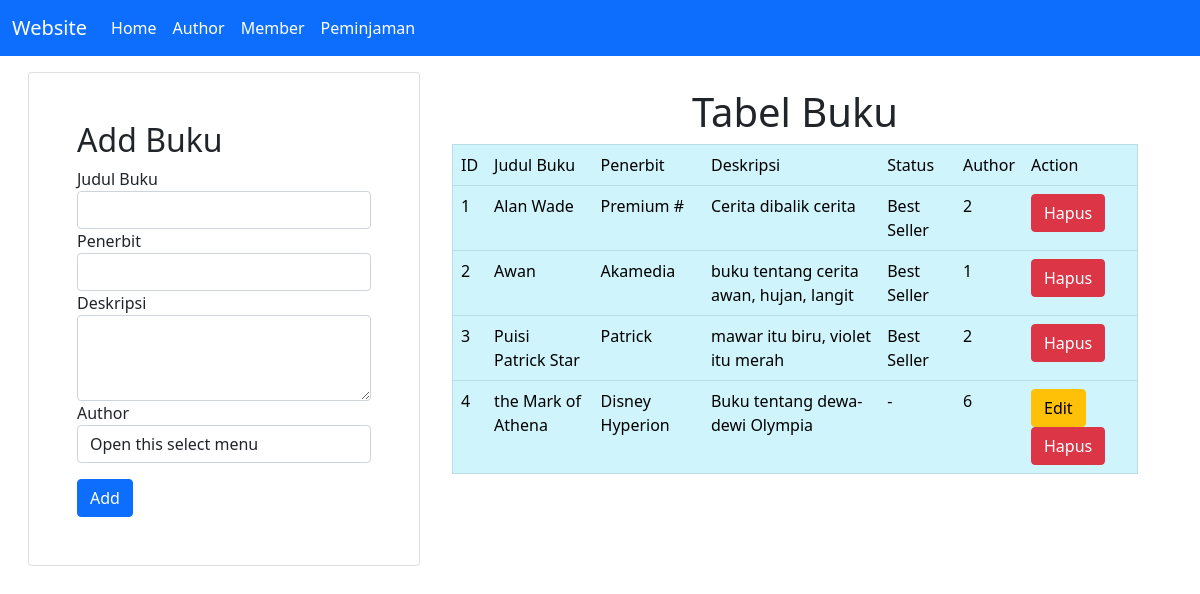
The page / on the database its author committed.
### tables this page shows
CREATE TABLE `buku` (
  `id_buku` int(11) NOT NULL,
  `judul_buku` varchar(100) NOT NULL,
  `penerbit` varchar(100) NOT NULL,
  `deskripsi` text NOT NULL,
  `status` varchar(50) NOT NULL,
  `id_author` int(11) NOT NULL
);

### conf.php (called while the page is built)
<?php
$db_host = "localhost";
$db_user = "root";
$db_pass = "";
$db_name = "db_perpustakaan";
?>

### includes/DB.class.php (called while the page is built, shortened)
<?php
class DB
{
    var $db_host = "";
    var $db_user = "";
    var $db_pass = "";
    var $db_name = "";
    var $db_link = "";
    var $result = 0;
    function DB($db_host = '', $db_user = '', $db_pass = '', $db_name = '')
    {
        $this->db_host = $db_host;
        $this->db_user = $db_user;
        $this->db_pass = $db_pass;
        $this->db_name = $db_name;
    }
    function open()
    {
        $this->db_link = mysqli_connect($this->db_host, $this->db_user, $this->db_pass, $this->db_name);
    }
    function execute($query = "")
    {
        $this->result = mysqli_query($this->db_link, $query);
        return $this->result;
    }
    function getResult()
    {
        return mysqli_fetch_array($this->result);
    }
}
?>

### includes/Buku.class.php (called while the page is built, shortened)
<?php
class Buku extends DB
{
    function getBuku()
    {
        $query = "SELECT * FROM buku";
        return $this->execute($query);
    }
}
?>

### index.php (the view, shortened to what this page needs)
<?php
include("conf.php");
include("includes/Template.class.php");
include("includes/DB.class.php");
include("includes/Buku.class.php");
$buku = new Buku($db_host, $db_user, $db_pass, $db_name);
$buku->open();
$buku->getBuku();
$status = false;
$data = null;
$no = 1;
while (list($id, $judul, $penerbit, $deskripsi, $status, $id_author) = $buku->getResult()) {
    if ($status == "Best Seller") {
        $data .= "<tr>
            <td>" . $no++ . "</td>
            <td>" . $judul . "</td>
            <td>" . $penerbit . "</td>
            <td>" . $deskripsi . "</td>
            <td>" . $status . "</td>
            <td>" . $id_author . "</td>
            <td>
            <a href='index.php?id_hapus=" . $id . "' class='btn btn-danger' '>Hapus</a>
            </td>
            </tr>";
    }
    else {
        $data .= "<tr>
            <td>" . $no++ . "</td>
            <td>" . $judul . "</td>
            <td>" . $penerbit . "</td>
            <td>" . $deskripsi . "</td>
            <td>" . $status . "</td>
            <td>" . $id_author . "</td>
            <td>
            <a href='index.php?id_edit=" . $id .  "' class='btn btn-warning' '>Edit</a>
            <a href='index.php?id_hapus=" . $id . "' class='btn btn-danger' '>Hapus</a>
            </td>
            </tr>";
    }
}

### includes/Template.class.php (shortened to what this page needs)
<?php
class Template
{
    var $content = '';
    function Template($filename='')
    {
        $this->content = implode('', @file($filename));
    }
    function clear()
    {
        $this->content = preg_replace("/DATA_[A-Z|_|0-9]+/", "", $this->content);
    }
    function write()
    {
        print $this->content;
    }
    function replace($old = '', $new = '')
    {
        if (is_int($new)) {
            $value = sprintf("%d", $new);
        }
        elseif (is_float($new)) {
            $value = sprintf("%f", $new);
        }
        elseif (is_array($new)) {
            $value = '';
            foreach ($new as $item) {
                $value .= $item. ' ';
            }
        }
        else {
            $value = $new;
        }
        $this->content = preg_replace("/$old/", $value, $this->content);
    }
}
?>

### rows shown on the page
buku: judul_buku "Alan Wade", penerbit "Premium #", deskripsi "Cerita dibalik cerita", status "Best Seller", id_author "2"
buku: judul_buku "Awan", penerbit "Akamedia", deskripsi "buku tentang cerita awan, hujan, langit", status "Best Seller", id_author "1"
buku: judul_buku "Puisi Patrick Star", penerbit "Patrick", deskripsi "mawar itu biru, violet itu merah", status "Best Seller", id_author "2"
buku: judul_buku "the Mark of Athena", penerbit "Disney Hyperion", deskripsi "Buku tentang dewa-dewi Olympia", status "-", id_author "6"
